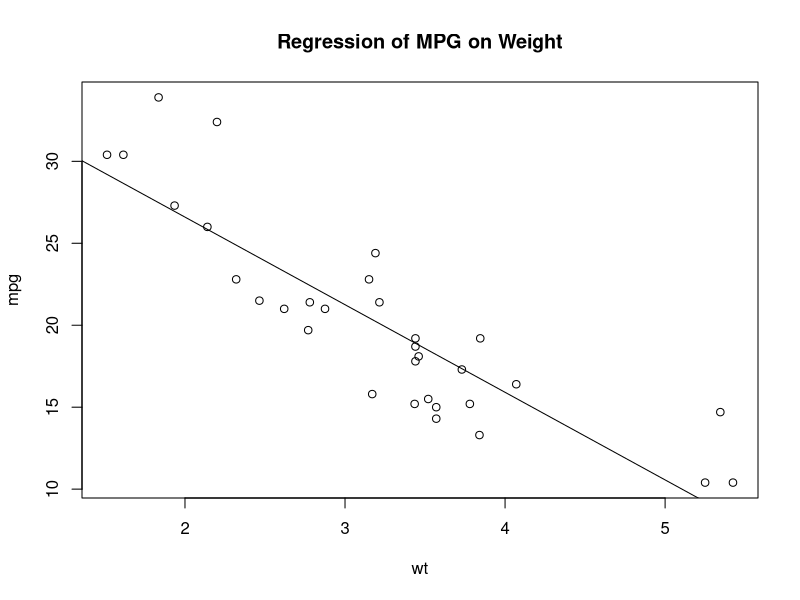
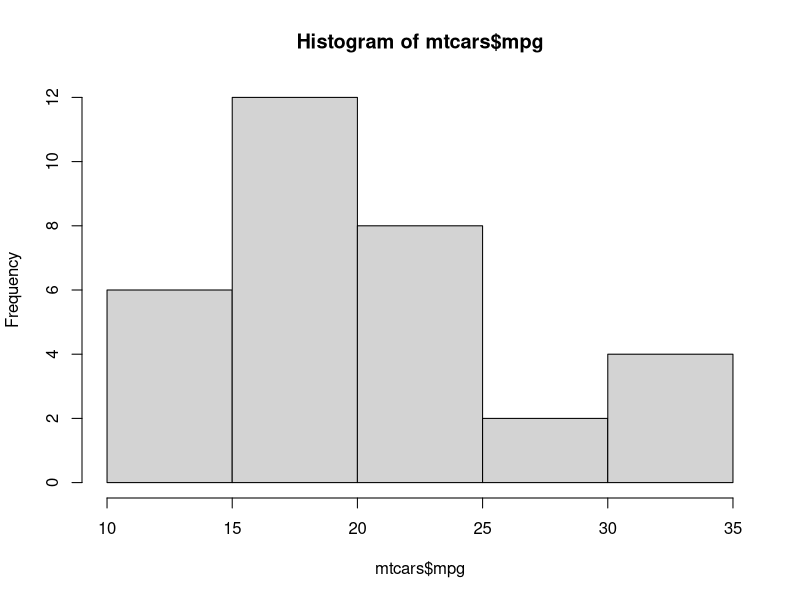
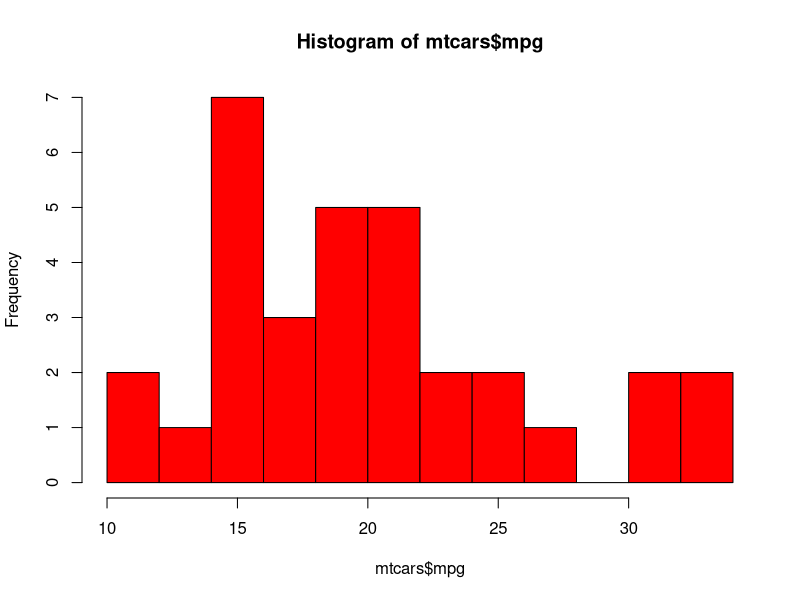
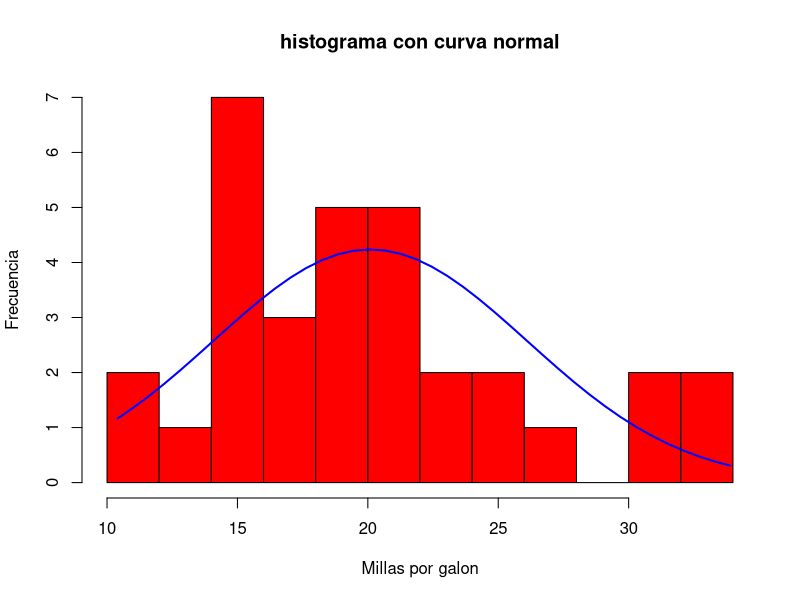
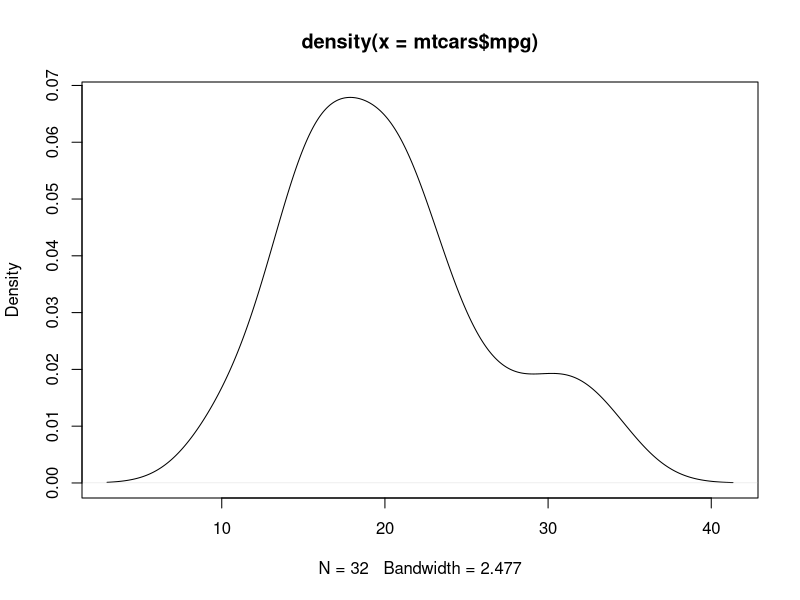
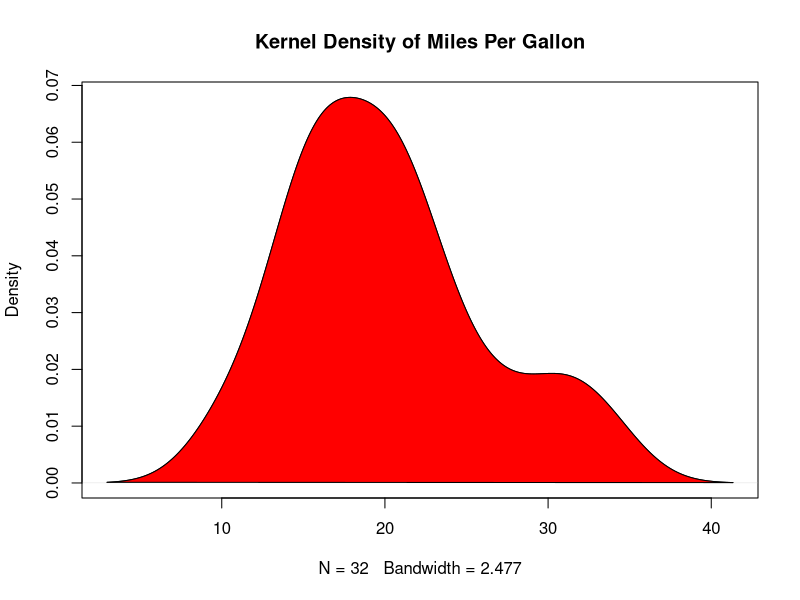
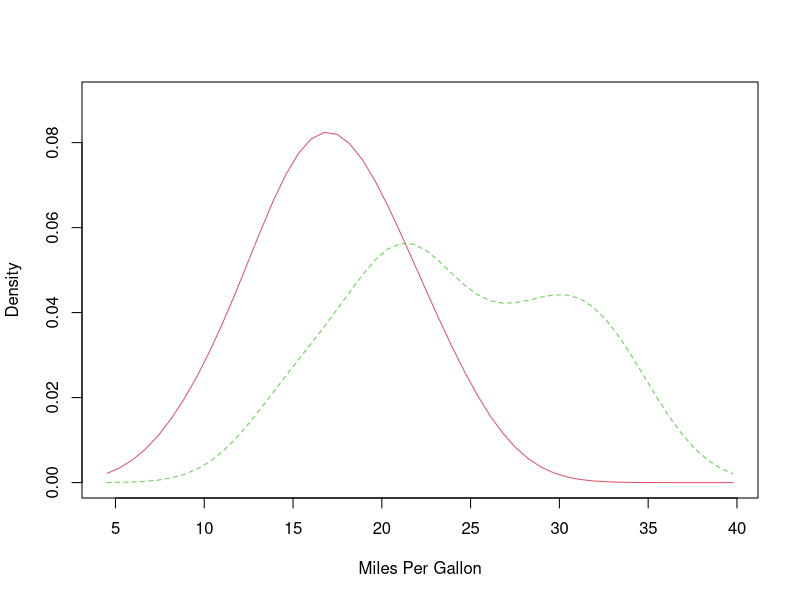
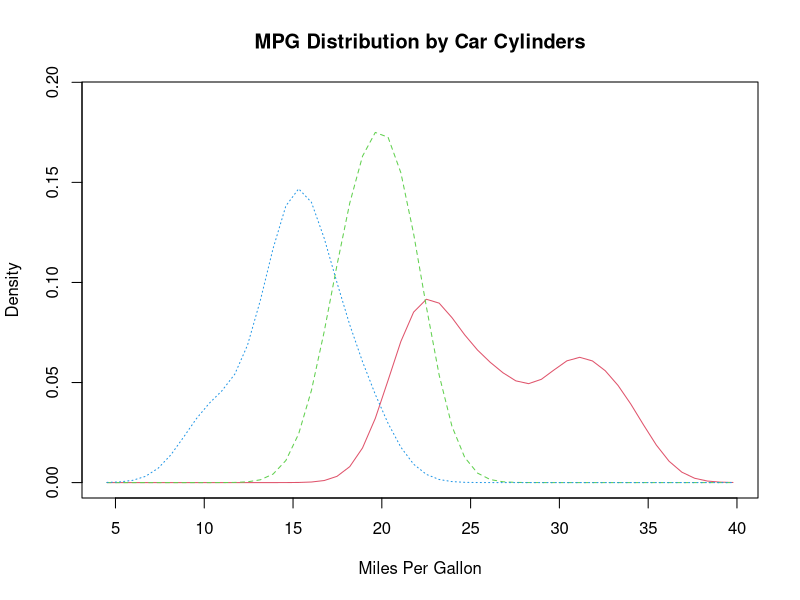

The R source for these figures, in order: (Note: this script raises an error after producing the figures.)
#Graficos de dispersion simple
# Creating a Graph
attach(mtcars)

plot(wt, mpg) 

lm(mpg~wt) # genera una regresion lineal, calcula pendiente y coef de intereseccion

abline(lm(mpg~wt)) # grafica la linea

title("Regression of MPG on Weight")

### HISTOGRAMAS

# Simple Histogram
hist(mtcars$mpg)
summary(mpg) ## resumen estadistico, puedo llamar directamente mpg por attach

# Colored Histogram with Different Number of Bins
hist(mtcars$mpg, breaks=12, col="red")


# Add a Normal Curve (Thanks to Peter Dalgaard)
x <- mtcars$mpg 
h<-hist(x, breaks=10, col="red", xlab="Millas por galon", ylab="Frecuencia",
        main="histograma con curva normal") 
xfit<-seq(min(x),max(x),length=40) 
xfit
yfit<-dnorm(xfit,mean=mean(x),sd=sd(x)) #evaluamos la funcion gaussian en los 40 puntos creados

yfit <- yfit*diff(h$mids[1:2])*length(x) 

lines(xfit, yfit, col="blue", lwd=2)


# Kernel Density Plot
d <- density(mtcars$mpg) # returns the density data 
plot(d) # plots the results
# Filled Density Plot
d <- density(mtcars$mpg)
plot(d, main="Kernel Density of Miles Per Gallon")
polygon(x=d, col="red", border="black")

# Compare MPG distributions for cars with 
# 4,6, or 8 cylinders
library(sm)
#install.packages("sm")

attach(mtcars)

# create value labels 
cyl
cyl.f <- factor(cyl, levels= c(4,6,8),
                labels = c("4 cyl", "6 cyl", "8 cyl")) 
# plot densities
# manual/automatic transmission versus performance
sm.density.compare(mpg, am, xlab="Miles Per Gallon")

# plot densities 
# cyclinders vs performance
sm.density.compare(mpg, cyl, xlab="Miles Per Gallon")


title(main="MPG Distribution by Car Cylinders")

# add legend via mouse click
levels(cyl.f)

colfill<-c(2:(2+length(levels(cyl.f)))) 
colfill
legend(locator(1), levels(cyl.f), fill=colfill)

#### GRAFICOS de PUNTOS

# Simple Dotplot
dotchart(mtcars$mpg,labels=row.names(mtcars),cex=.7,
         main="Gas Milage for Car Models", 
         xlab="Miles Per Gallon")

# Dotplot: Grouped Sorted and Colored
# Sort by mpg, group and color by cylinder 

order(mtcars$mpg) #ordenar por rendimiento
mtcars[15,]
min(mtcars$mpg)
#encontramos el auto con mejor rendimiento! Cadillac Fleetwood

x <- mtcars[order(mtcars$mpg),] # sort by mpg

x$cyl <- factor(x$cyl) # it must be a factor
x$color[x$cyl==4] <- "red"
x$color[x$cyl==6] <- "blue"
x$color[x$cyl==8] <- "darkgreen"	
dotchart(x$mpg,labels=row.names(x),cex=.7,groups= x$cyl,
         main="Gas Milage for Car Models\ngrouped by cylinder",
         xlab="Miles Per Gallon", gcolor="black", color=x$color)
row.names(x)
